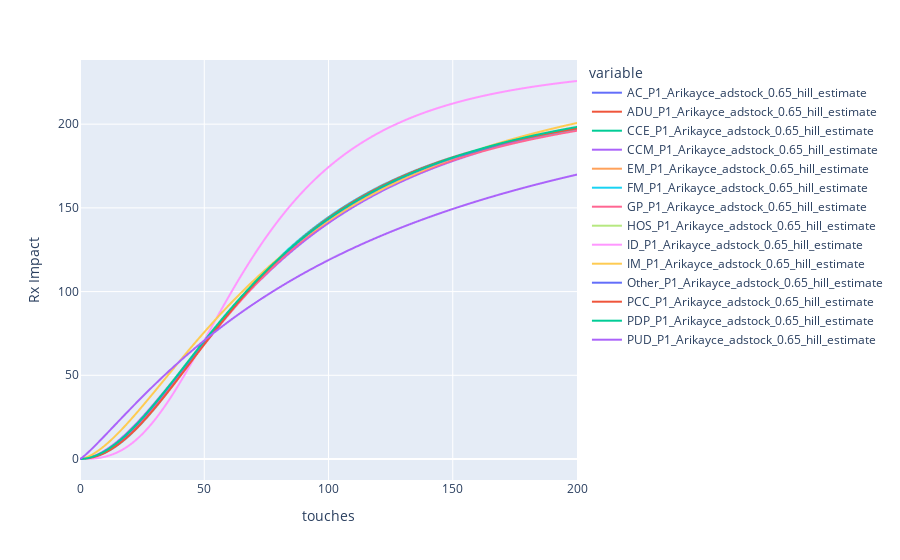

This figure's notebook cell:
### Code cell
channel1_segment['fig_hill']

### Figure 1 — Plotly figure (JSON) as saved in the notebook; plotly's stock layout.template omitted (floating-point values rounded to 4 significant figures; data arrays with more than 128 entries replaced by an {"elided": "..."} marker saying what was removed)
{"data": [{"hovertemplate": "variable=AC_P1_Arikayce_adstock_0.65_hill_estimate<br>touches=%{x}<br>value=%{y}<extra></extra>", "legendgroup": "AC_P1_Arikayce_adstock_0.65_hill_estimate", "line": {"color": "#636efa", "dash": "solid"}, "marker": {"symbol": "circle"}, "mode": "lines", "name": "AC_P1_Arikayce_adstock_0.65_hill_estimate", "showlegend": true, "type": "scattergl", "x": {"elided": "201 int values"}, "xaxis": "x", "y": {"elided": "201 float values"}, "yaxis": "y"}, {"hovertemplate": "variable=ADU_P1_Arikayce_adstock_0.65_hill_estimate<br>touches=%{x}<br>value=%{y}<extra></extra>", "legendgroup": "ADU_P1_Arikayce_adstock_0.65_hill_estimate", "line": {"color": "#EF553B", "dash": "solid"}, "marker": {"symbol": "circle"}, "mode": "lines", "name": "ADU_P1_Arikayce_adstock_0.65_hill_estimate", "showlegend": true, "type": "scattergl", "x": {"elided": "201 int values"}, "xaxis": "x", "y": {"elided": "201 float values"}, "yaxis": "y"}, {"hovertemplate": "variable=CCE_P1_Arikayce_adstock_0.65_hill_estimate<br>touches=%{x}<br>value=%{y}<extra></extra>", "legendgroup": "CCE_P1_Arikayce_adstock_0.65_hill_estimate", "line": {"color": "#00cc96", "dash": "solid"}, "marker": {"symbol": "circle"}, "mode": "lines", "name": "CCE_P1_Arikayce_adstock_0.65_hill_estimate", "showlegend": true, "type": "scattergl", "x": {"elided": "201 int values"}, "xaxis": "x", "y": {"elided": "201 float values"}, "yaxis": "y"}, {"hovertemplate": "variable=CCM_P1_Arikayce_adstock_0.65_hill_estimate<br>touches=%{x}<br>value=%{y}<extra></extra>", "legendgroup": "CCM_P1_Arikayce_adstock_0.65_hill_estimate", "line": {"color": "#ab63fa", "dash": "solid"}, "marker": {"symbol": "circle"}, "mode": "lines", "name": "CCM_P1_Arikayce_adstock_0.65_hill_estimate", "showlegend": true, "type": "scattergl", "x": {"elided": "201 int values"}, "xaxis": "x", "y": {"elided": "201 float values"}, "yaxis": "y"}, {"hovertemplate": "variable=EM_P1_Arikayce_adstock_0.65_hill_estimate<br>touches=%{x}<br>value=%{y}<extra></extra>", "legendgroup": "EM_P1_Arikayce_adstock_0.65_hill_estimate", "line": {"color": "#FFA15A", "dash": "solid"}, "marker": {"symbol": "circle"}, "mode": "lines", "name": "EM_P1_Arikayce_adstock_0.65_hill_estimate", "showlegend": true, "type": "scattergl", "x": {"elided": "201 int values"}, "xaxis": "x", "y": {"elided": "201 float values"}, "yaxis": "y"}, {"hovertemplate": "variable=FM_P1_Arikayce_adstock_0.65_hill_estimate<br>touches=%{x}<br>value=%{y}<extra></extra>", "legendgroup": "FM_P1_Arikayce_adstock_0.65_hill_estimate", "line": {"color": "#19d3f3", "dash": "solid"}, "marker": {"symbol": "circle"}, "mode": "lines", "name": "FM_P1_Arikayce_adstock_0.65_hill_estimate", "showlegend": true, "type": "scattergl", "x": {"elided": "201 int values"}, "xaxis": "x", "y": {"elided": "201 float values"}, "yaxis": "y"}, {"hovertemplate": "variable=GP_P1_Arikayce_adstock_0.65_hill_estimate<br>touches=%{x}<br>value=%{y}<extra></extra>", "legendgroup": "GP_P1_Arikayce_adstock_0.65_hill_estimate", "line": {"color": "#FF6692", "dash": "solid"}, "marker": {"symbol": "circle"}, "mode": "lines", "name": "GP_P1_Arikayce_adstock_0.65_hill_estimate", "showlegend": true, "type": "scattergl", "x": {"elided": "201 int values"}, "xaxis": "x", "y": {"elided": "201 float values"}, "yaxis": "y"}, {"hovertemplate": "variable=HOS_P1_Arikayce_adstock_0.65_hill_estimate<br>touches=%{x}<br>value=%{y}<extra></extra>", "legendgroup": "HOS_P1_Arikayce_adstock_0.65_hill_estimate", "line": {"color": "#B6E880", "dash": "solid"}, "marker": {"symbol": "circle"}, "mode": "lines", "name": "HOS_P1_Arikayce_adstock_0.65_hill_estimate", "showlegend": true, "type": "scattergl", "x": {"elided": "201 int values"}, "xaxis": "x", "y": {"elided": "201 float values"}, "yaxis": "y"}, {"hovertemplate": "variable=ID_P1_Arikayce_adstock_0.65_hill_estimate<br>touches=%{x}<br>value=%{y}<extra></extra>", "legendgroup": "ID_P1_Arikayce_adstock_0.65_hill_estimate", "line": {"color": "#FF97FF", "dash": "solid"}, "marker": {"symbol": "circle"}, "mode": "lines", "name": "ID_P1_Arikayce_adstock_0.65_hill_estimate", "showlegend": true, "type": "scattergl", "x": {"elided": "201 int values"}, "xaxis": "x", "y": {"elided": "201 float values"}, "yaxis": "y"}, {"hovertemplate": "variable=IM_P1_Arikayce_adstock_0.65_hill_estimate<br>touches=%{x}<br>value=%{y}<extra></extra>", "legendgroup": "IM_P1_Arikayce_adstock_0.65_hill_estimate", "line": {"color": "#FECB52", "dash": "solid"}, "marker": {"symbol": "circle"}, "mode": "lines", "name": "IM_P1_Arikayce_adstock_0.65_hill_estimate", "showlegend": true, "type": "scattergl", "x": {"elided": "201 int values"}, "xaxis": "x", "y": {"elided": "201 float values"}, "yaxis": "y"}, {"hovertemplate": "variable=Other_P1_Arikayce_adstock_0.65_hill_estimate<br>touches=%{x}<br>value=%{y}<extra></extra>", "legendgroup": "Other_P1_Arikayce_adstock_0.65_hill_estimate", "line": {"color": "#636efa", "dash": "solid"}, "marker": {"symbol": "circle"}, "mode": "lines", "name": "Other_P1_Arikayce_adstock_0.65_hill_estimate", "showlegend": true, "type": "scattergl", "x": {"elided": "201 int values"}, "xaxis": "x", "y": {"elided": "201 float values"}, "yaxis": "y"}, {"hovertemplate": "variable=PCC_P1_Arikayce_adstock_0.65_hill_estimate<br>touches=%{x}<br>value=%{y}<extra></extra>", "legendgroup": "PCC_P1_Arikayce_adstock_0.65_hill_estimate", "line": {"color": "#EF553B", "dash": "solid"}, "marker": {"symbol": "circle"}, "mode": "lines", "name": "PCC_P1_Arikayce_adstock_0.65_hill_estimate", "showlegend": true, "type": "scattergl", "x": {"elided": "201 int values"}, "xaxis": "x", "y": {"elided": "201 float values"}, "yaxis": "y"}, {"hovertemplate": "variable=PDP_P1_Arikayce_adstock_0.65_hill_estimate<br>touches=%{x}<br>value=%{y}<extra></extra>", "legendgroup": "PDP_P1_Arikayce_adstock_0.65_hill_estimate", "line": {"color": "#00cc96", "dash": "solid"}, "marker": {"symbol": "circle"}, "mode": "lines", "name": "PDP_P1_Arikayce_adstock_0.65_hill_estimate", "showlegend": true, "type": "scattergl", "x": {"elided": "201 int values"}, "xaxis": "x", "y": {"elided": "201 float values"}, "yaxis": "y"}, {"hovertemplate": "variable=PUD_P1_Arikayce_adstock_0.65_hill_estimate<br>touches=%{x}<br>value=%{y}<extra></extra>", "legendgroup": "PUD_P1_Arikayce_adstock_0.65_hill_estimate", "line": {"color": "#ab63fa", "dash": "solid"}, "marker": {"symbol": "circle"}, "mode": "lines", "name": "PUD_P1_Arikayce_adstock_0.65_hill_estimate", "showlegend": true, "type": "scattergl", "x": {"elided": "201 int values"}, "xaxis": "x", "y": {"elided": "201 float values"}, "yaxis": "y"}], "layout": {"legend": {"title": {"text": "variable"}, "tracegroupgap": 0}, "margin": {"t": 60}, "xaxis": {"anchor": "y", "domain": [0, 1], "title": {"text": "touches"}}, "yaxis": {"anchor": "x", "domain": [0, 1], "title": {"text": "Rx Impact"}}}}
